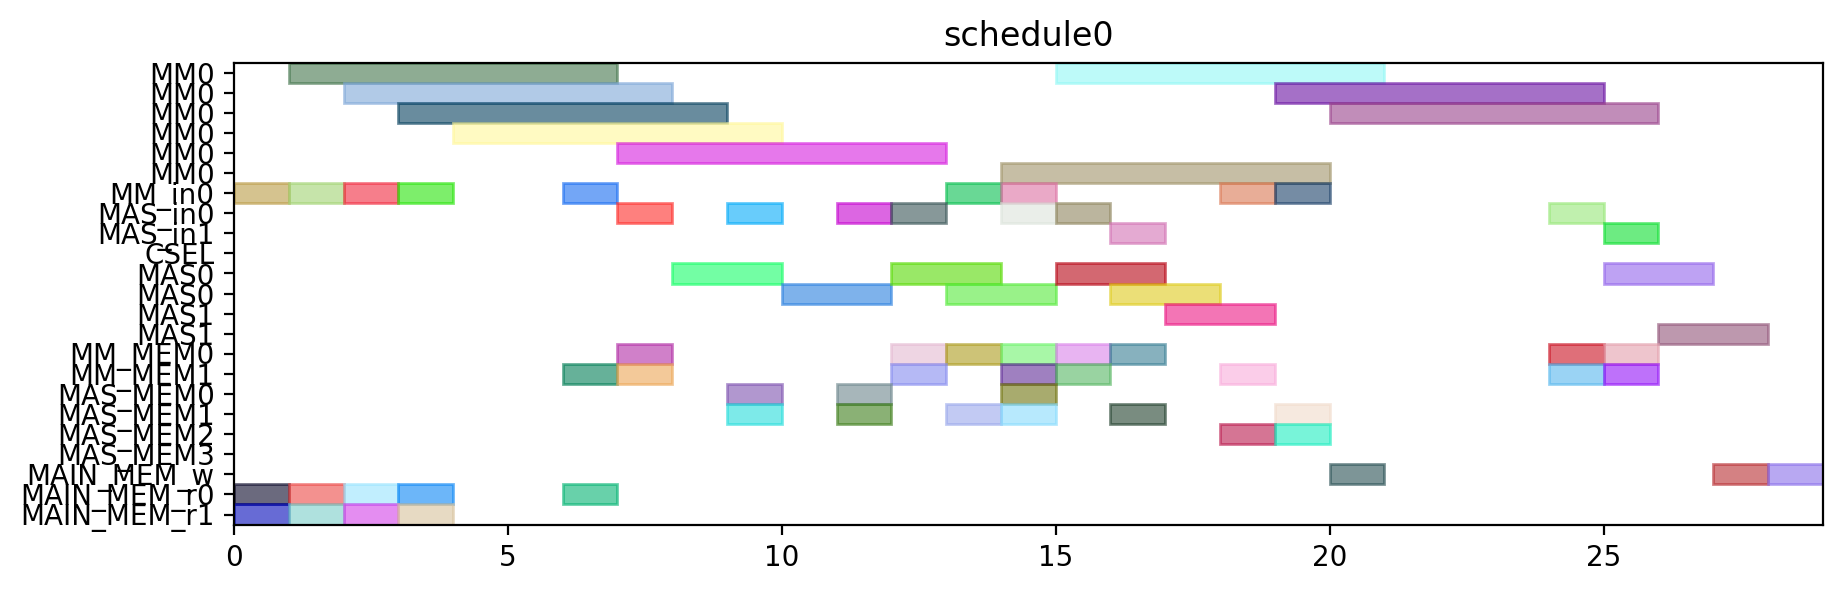

Write the Python code that produced this figure.
from pyschedule import Scenario, solvers, plotters, alt


def solve():
	horizon = 120
	S = Scenario("schedule0", horizon=horizon)

	# resource
	MM = S.Resources('MM', num=1, size=6)
	MM_in = S.Resources('MM_in', num=1)
	MAS_in = S.Resources('MAS_in', num=2)
	CSEL = S.Resource('CSEL')
	MAS = S.Resources('MAS', num=2, size=2, periods=range(1, horizon))
	MM_MEM = S.Resources('MM_MEM', num=2)
	MAS_MEM = S.Resources('MAS_MEM', num=4)
	MAIN_MEM_w = S.Resource('MAIN_MEM_w', size=1)
	MAIN_MEM_r = S.Resources('MAIN_MEM_r', num=2)

	# result of previous scheduling

	# new tasks
	t0 = S.Task('t0', length=6, delay_cost=1)
	t0 += alt(MM)
	t0_in = S.Task('t0_in', length=1, delay_cost=1)
	t0_in += alt(MM_in)
	S += t0_in*MM_in[0]<=t0*MM[0]
	t0_mem0 = S.Task('t0_mem0', length=1, delay_cost=1)
	t0_mem0 += MAIN_MEM_r[0]
	S += t0_mem0 <= t0

	t0_mem1 = S.Task('t0_mem1', length=1, delay_cost=1)
	t0_mem1 += MAIN_MEM_r[1]
	S += t0_mem1 <= t0

	t3 = S.Task('t3', length=6, delay_cost=1)
	t3 += alt(MM)
	t3_in = S.Task('t3_in', length=1, delay_cost=1)
	t3_in += alt(MM_in)
	S += t3_in*MM_in[0]<=t3*MM[0]
	t3_mem0 = S.Task('t3_mem0', length=1, delay_cost=1)
	t3_mem0 += MAIN_MEM_r[0]
	S += t3_mem0 <= t3

	t3_mem1 = S.Task('t3_mem1', length=1, delay_cost=1)
	t3_mem1 += MAIN_MEM_r[1]
	S += t3_mem1 <= t3

	t1 = S.Task('t1', length=6, delay_cost=1)
	t1 += alt(MM)
	t1_in = S.Task('t1_in', length=1, delay_cost=1)
	t1_in += alt(MM_in)
	S += t1_in*MM_in[0]<=t1*MM[0]
	t1_mem0 = S.Task('t1_mem0', length=1, delay_cost=1)
	t1_mem0 += MAIN_MEM_r[0]
	S += t1_mem0 <= t1

	t1_mem1 = S.Task('t1_mem1', length=1, delay_cost=1)
	t1_mem1 += MAIN_MEM_r[1]
	S += t1_mem1 <= t1

	t2 = S.Task('t2', length=6, delay_cost=1)
	t2 += alt(MM)
	t2_in = S.Task('t2_in', length=1, delay_cost=1)
	t2_in += alt(MM_in)
	S += t2_in*MM_in[0]<=t2*MM[0]
	t2_mem0 = S.Task('t2_mem0', length=1, delay_cost=1)
	t2_mem0 += MAIN_MEM_r[0]
	S += t2_mem0 <= t2

	t2_mem1 = S.Task('t2_mem1', length=1, delay_cost=1)
	t2_mem1 += MAIN_MEM_r[1]
	S += t2_mem1 <= t2

	t4 = S.Task('t4', length=6, delay_cost=1)
	t4 += alt(MM)
	t4_in = S.Task('t4_in', length=1, delay_cost=1)
	t4_in += alt(MM_in)
	S += t4_in*MM_in[0]<=t4*MM[0]
	t4_mem0 = S.Task('t4_mem0', length=1, delay_cost=1)
	t4_mem0 += MAIN_MEM_r[0]
	S += t4_mem0 <= t4

	t4_mem1 = S.Task('t4_mem1', length=1, delay_cost=1)
	t4_mem1 += alt(MM_MEM)
	S += (t2*MM[0])-1 < t4_mem1*MM_MEM[1]
	S += t4_mem1 <= t4

	t5 = S.Task('t5', length=2, delay_cost=1)
	t5 += alt(MAS)
	t5_in = S.Task('t5_in', length=1, delay_cost=1)
	t5_in += alt(MAS_in)
	S += t5_in*MAS_in[0]<=t5*MAS[0]

	S += t5_in*MAS_in[1]<=t5*MAS[1]

	t5_mem0 = S.Task('t5_mem0', length=1, delay_cost=1)
	t5_mem0 += alt(MM_MEM)
	S += (t0*MM[0])-1 < t5_mem0*MM_MEM[0]
	S += t5_mem0 <= t5

	t5_mem1 = S.Task('t5_mem1', length=1, delay_cost=1)
	t5_mem1 += alt(MM_MEM)
	S += (t0*MM[0])-1 < t5_mem1*MM_MEM[1]
	S += t5_mem1 <= t5

	t6 = S.Task('t6', length=2, delay_cost=1)
	t6 += alt(MAS)
	t6_in = S.Task('t6_in', length=1, delay_cost=1)
	t6_in += alt(MAS_in)
	S += t6_in*MAS_in[0]<=t6*MAS[0]

	S += t6_in*MAS_in[1]<=t6*MAS[1]

	t6_mem0 = S.Task('t6_mem0', length=1, delay_cost=1)
	t6_mem0 += alt(MAS_MEM)
	S += (t5*MAS[0])-1 < t6_mem0*MAS_MEM[0]
	S += (t5*MAS[1])-1 < t6_mem0*MAS_MEM[2]
	S += t6_mem0 <= t6

	t6_mem1 = S.Task('t6_mem1', length=1, delay_cost=1)
	t6_mem1 += alt(MAS_MEM)
	S += (t5*MAS[0])-1 < t6_mem1*MAS_MEM[1]
	S += (t5*MAS[1])-1 < t6_mem1*MAS_MEM[3]
	S += t6_mem1 <= t6

	t9 = S.Task('t9', length=2, delay_cost=1)
	t9 += alt(MAS)
	t9_in = S.Task('t9_in', length=1, delay_cost=1)
	t9_in += alt(MAS_in)
	S += t9_in*MAS_in[0]<=t9*MAS[0]

	S += t9_in*MAS_in[1]<=t9*MAS[1]

	t9_mem0 = S.Task('t9_mem0', length=1, delay_cost=1)
	t9_mem0 += alt(MM_MEM)
	S += (t0*MM[0])-1 < t9_mem0*MM_MEM[0]
	S += t9_mem0 <= t9

	t9_mem1 = S.Task('t9_mem1', length=1, delay_cost=1)
	t9_mem1 += alt(MM_MEM)
	S += (t4*MM[0])-1 < t9_mem1*MM_MEM[1]
	S += t9_mem1 <= t9

	t10 = S.Task('t10', length=2, delay_cost=1)
	t10 += alt(MAS)
	t10_in = S.Task('t10_in', length=1, delay_cost=1)
	t10_in += alt(MAS_in)
	S += t10_in*MAS_in[0]<=t10*MAS[0]

	S += t10_in*MAS_in[1]<=t10*MAS[1]

	t10_mem0 = S.Task('t10_mem0', length=1, delay_cost=1)
	t10_mem0 += alt(MM_MEM)
	S += (t4*MM[0])-1 < t10_mem0*MM_MEM[0]
	S += t10_mem0 <= t10

	t10_mem1 = S.Task('t10_mem1', length=1, delay_cost=1)
	t10_mem1 += alt(MM_MEM)
	S += (t4*MM[0])-1 < t10_mem1*MM_MEM[1]
	S += t10_mem1 <= t10

	t7 = S.Task('t7', length=2, delay_cost=1)
	t7 += alt(MAS)
	t7_in = S.Task('t7_in', length=1, delay_cost=1)
	t7_in += alt(MAS_in)
	S += t7_in*MAS_in[0]<=t7*MAS[0]

	S += t7_in*MAS_in[1]<=t7*MAS[1]

	t7_mem0 = S.Task('t7_mem0', length=1, delay_cost=1)
	t7_mem0 += alt(MAS_MEM)
	S += (t6*MAS[0])-1 < t7_mem0*MAS_MEM[0]
	S += (t6*MAS[1])-1 < t7_mem0*MAS_MEM[2]
	S += t7_mem0 <= t7

	t7_mem1 = S.Task('t7_mem1', length=1, delay_cost=1)
	t7_mem1 += alt(MAS_MEM)
	S += (t6*MAS[0])-1 < t7_mem1*MAS_MEM[1]
	S += (t6*MAS[1])-1 < t7_mem1*MAS_MEM[3]
	S += t7_mem1 <= t7

	t11 = S.Task('t11', length=2, delay_cost=1)
	t11 += alt(MAS)
	t11_in = S.Task('t11_in', length=1, delay_cost=1)
	t11_in += alt(MAS_in)
	S += t11_in*MAS_in[0]<=t11*MAS[0]

	S += t11_in*MAS_in[1]<=t11*MAS[1]

	t11_mem0 = S.Task('t11_mem0', length=1, delay_cost=1)
	t11_mem0 += alt(MAS_MEM)
	S += (t10*MAS[0])-1 < t11_mem0*MAS_MEM[0]
	S += (t10*MAS[1])-1 < t11_mem0*MAS_MEM[2]
	S += t11_mem0 <= t11

	t11_mem1 = S.Task('t11_mem1', length=1, delay_cost=1)
	t11_mem1 += alt(MM_MEM)
	S += (t4*MM[0])-1 < t11_mem1*MM_MEM[1]
	S += t11_mem1 <= t11

	t8 = S.Task('t8', length=6, delay_cost=1)
	t8 += alt(MM)
	t8_in = S.Task('t8_in', length=1, delay_cost=1)
	t8_in += alt(MM_in)
	S += t8_in*MM_in[0]<=t8*MM[0]
	t8_mem0 = S.Task('t8_mem0', length=1, delay_cost=1)
	t8_mem0 += alt(MM_MEM)
	S += (t4*MM[0])-1 < t8_mem0*MM_MEM[0]
	S += t8_mem0 <= t8

	t8_mem1 = S.Task('t8_mem1', length=1, delay_cost=1)
	t8_mem1 += alt(MAS_MEM)
	S += (t7*MAS[0])-1 < t8_mem1*MAS_MEM[1]
	S += (t7*MAS[1])-1 < t8_mem1*MAS_MEM[3]
	S += t8_mem1 <= t8

	new_PZ = S.Task('new_PZ', length=6, delay_cost=1)
	new_PZ += alt(MM)
	new_PZ_in = S.Task('new_PZ_in', length=1, delay_cost=1)
	new_PZ_in += alt(MM_in)
	S += new_PZ_in*MM_in[0]<=new_PZ*MM[0]
	S += 0<new_PZ

	new_PZ_w = S.Task('new_PZ_w', length=1, delay_cost=1)
	new_PZ_w += alt(MAIN_MEM_w)
	S += new_PZ <= new_PZ_w

	new_PZ_mem0 = S.Task('new_PZ_mem0', length=1, delay_cost=1)
	new_PZ_mem0 += alt(MM_MEM)
	S += (t1*MM[0])-1 < new_PZ_mem0*MM_MEM[0]
	S += new_PZ_mem0 <= new_PZ

	new_PZ_mem1 = S.Task('new_PZ_mem1', length=1, delay_cost=1)
	new_PZ_mem1 += alt(MAS_MEM)
	S += (t7*MAS[0])-1 < new_PZ_mem1*MAS_MEM[1]
	S += (t7*MAS[1])-1 < new_PZ_mem1*MAS_MEM[3]
	S += new_PZ_mem1 <= new_PZ

	t12 = S.Task('t12', length=2, delay_cost=1)
	t12 += alt(MAS)
	t12_in = S.Task('t12_in', length=1, delay_cost=1)
	t12_in += alt(MAS_in)
	S += t12_in*MAS_in[0]<=t12*MAS[0]

	S += t12_in*MAS_in[1]<=t12*MAS[1]

	t12_mem0 = S.Task('t12_mem0', length=1, delay_cost=1)
	t12_mem0 += alt(MM_MEM)
	S += (t0*MM[0])-1 < t12_mem0*MM_MEM[0]
	S += t12_mem0 <= t12

	t12_mem1 = S.Task('t12_mem1', length=1, delay_cost=1)
	t12_mem1 += alt(MAS_MEM)
	S += (t11*MAS[0])-1 < t12_mem1*MAS_MEM[1]
	S += (t11*MAS[1])-1 < t12_mem1*MAS_MEM[3]
	S += t12_mem1 <= t12

	t13 = S.Task('t13', length=6, delay_cost=1)
	t13 += alt(MM)
	t13_in = S.Task('t13_in', length=1, delay_cost=1)
	t13_in += alt(MM_in)
	S += t13_in*MM_in[0]<=t13*MM[0]
	t13_mem0 = S.Task('t13_mem0', length=1, delay_cost=1)
	t13_mem0 += alt(MAS_MEM)
	S += (t12*MAS[0])-1 < t13_mem0*MAS_MEM[0]
	S += (t12*MAS[1])-1 < t13_mem0*MAS_MEM[2]
	S += t13_mem0 <= t13

	t13_mem1 = S.Task('t13_mem1', length=1, delay_cost=1)
	t13_mem1 += alt(MAS_MEM)
	S += (t9*MAS[0])-1 < t13_mem1*MAS_MEM[1]
	S += (t9*MAS[1])-1 < t13_mem1*MAS_MEM[3]
	S += t13_mem1 <= t13

	t14 = S.Task('t14', length=6, delay_cost=1)
	t14 += alt(MM)
	t14_in = S.Task('t14_in', length=1, delay_cost=1)
	t14_in += alt(MM_in)
	S += t14_in*MM_in[0]<=t14*MM[0]
	t14_mem0 = S.Task('t14_mem0', length=1, delay_cost=1)
	t14_mem0 += alt(MAS_MEM)
	S += (t12*MAS[0])-1 < t14_mem0*MAS_MEM[0]
	S += (t12*MAS[1])-1 < t14_mem0*MAS_MEM[2]
	S += t14_mem0 <= t14

	t14_mem1 = S.Task('t14_mem1', length=1, delay_cost=1)
	t14_mem1 += alt(MM_MEM)
	S += (t3*MM[0])-1 < t14_mem1*MM_MEM[1]
	S += t14_mem1 <= t14

	new_PY = S.Task('new_PY', length=2, delay_cost=1)
	new_PY += alt(MAS)
	new_PY_in = S.Task('new_PY_in', length=1, delay_cost=1)
	new_PY_in += alt(MAS_in)
	S += new_PY_in*MAS_in[0]<=new_PY*MAS[0]

	S += new_PY_in*MAS_in[1]<=new_PY*MAS[1]

	S += 0<new_PY

	new_PY_w = S.Task('new_PY_w', length=1, delay_cost=1)
	new_PY_w += alt(MAIN_MEM_w)
	S += new_PY <= new_PY_w

	new_PY_mem0 = S.Task('new_PY_mem0', length=1, delay_cost=1)
	new_PY_mem0 += alt(MM_MEM)
	S += (t8*MM[0])-1 < new_PY_mem0*MM_MEM[0]
	S += new_PY_mem0 <= new_PY

	new_PY_mem1 = S.Task('new_PY_mem1', length=1, delay_cost=1)
	new_PY_mem1 += alt(MM_MEM)
	S += (t13*MM[0])-1 < new_PY_mem1*MM_MEM[1]
	S += new_PY_mem1 <= new_PY

	new_PX = S.Task('new_PX', length=2, delay_cost=1)
	new_PX += alt(MAS)
	new_PX_in = S.Task('new_PX_in', length=1, delay_cost=1)
	new_PX_in += alt(MAS_in)
	S += new_PX_in*MAS_in[0]<=new_PX*MAS[0]

	S += new_PX_in*MAS_in[1]<=new_PX*MAS[1]

	S += 0<new_PX

	new_PX_w = S.Task('new_PX_w', length=1, delay_cost=1)
	new_PX_w += alt(MAIN_MEM_w)
	S += new_PX <= new_PX_w

	new_PX_mem0 = S.Task('new_PX_mem0', length=1, delay_cost=1)
	new_PX_mem0 += alt(MM_MEM)
	S += (t14*MM[0])-1 < new_PX_mem0*MM_MEM[0]
	S += new_PX_mem0 <= new_PX

	new_PX_mem1 = S.Task('new_PX_mem1', length=1, delay_cost=1)
	new_PX_mem1 += alt(MM_MEM)
	S += (t14*MM[0])-1 < new_PX_mem1*MM_MEM[1]
	S += new_PX_mem1 <= new_PX

	solvers.mip.solve(S,msg=1,kind='CPLEX',ratio_gap=1.01)

	solution = [['hoge']*len(S.solution()[1]) for i in range(len(S.solution()))]
	for i in range(len(S.solution())):
		for j in range(len(S.solution()[i])):
			solution[i][j]=str(S.solution()[i][j])
	print(solution)

	cycles = int(solution[-1][3])

	pic_file_name = "/mnt/rose/usr1/fukuda/ABE/multiRAM_multiMAS_16mux/scheduling_result/stage6MM1_stage2MAS2/EP_DBL_A_0/schedule0.png"
	if(S.solution() != []):
		plotters.matplotlib.plot(S,img_filename=pic_file_name, show_task_labels=False, fig_size=(cycles*0.25+3, 3))

	return solution
